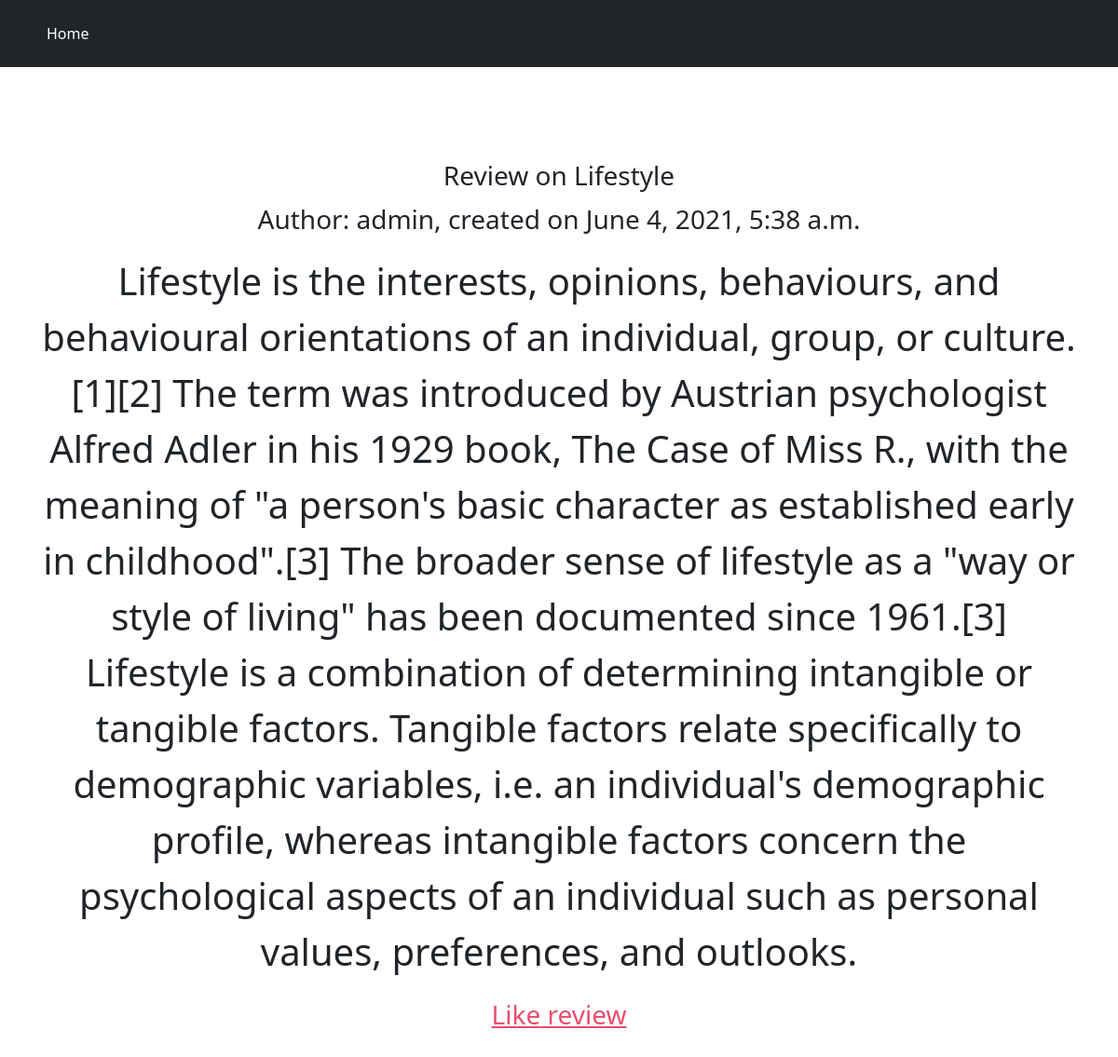
The app's page /lifestyle/ with its own data.
### main/models.py (models this page shows, shortened)
class Review(models.Model):
    genre = models.ForeignKey(Genre, on_delete=models.SET_NULL, null=True)
    author = models.ForeignKey(User, on_delete=models.CASCADE, related_name='author')
    fans = models.ManyToManyField(User, related_name='fans')
    text = models.TextField(max_length=1000)
    title = models.CharField(max_length=25)
    create_date = models.DateTimeField(default=datetime.now)
    slug = models.SlugField(max_length=25, unique=True)

### main/views.py (the view)
# urls.py: path("<slug:slug>/", views.ReviewsDetailView.as_view()),
class ReviewsDetailView(View):
    def get(self, request, slug):
        review = Review.objects.get(slug=slug)
        context = {"review": review}
        return render(request, 'main/review.html', context)

### main/templates/main/review.html (shortened to what this page needs)
{% extends 'main/base.html' %}
{% block content %}
<div class="d-flex justify-content-center h-100" style="margin-top: 100px; font-size: 28px; text-align: center;">
    <div class="user_card">
        <div class="d-flex justify-content-center">
            <h3 id="form-title">Review on {{ review.title }}</h3>
        </div>
        <form method="POST" action="">
            <p>Author: {{ review.author }}, created on {{ review.create_date }}</p>
            <p style="font-size: 40px;">{{ review.text }}</p>
            {% if request.user.username != review.author.username or request.user.username == "admin" %}
                <div style="padding-left: 35%; padding-right: 35%;">
                    <a href="{% url 'login' %}" class="ml-2" onclick="review.fans.add(request.user)" style="color: rgb(233, 77, 108);">Like review</a>
                </div>
            {% endif %}
            <br>
        </form>
    </div>
</div>
{% endblock %}

### records on screen
Review: title "Lifestyle", author "admin", create_date "June 4, 2021, 5:38 a.m.", text "Lifestyle is the interests, opinions, behaviours, and behavioural orientations of an individual, group, or culture.[1][2] The term was introduced by Austrian psychologist Alfred Adler in his 1929 book, The Case of Miss R., with the meaning of \"a person's basic character as established early in childhood\".[3] The broader sense of lifestyle as a \"way or style of living\" has been documented since 1961.[3] Lifestyle is a combination of determining intangible or tangible factors. Tangible factors relate specifically to demographic variables, i.e. an individual's demographic profile, whereas intangible factors concern the psychological aspects of an individual such as personal values,…"
